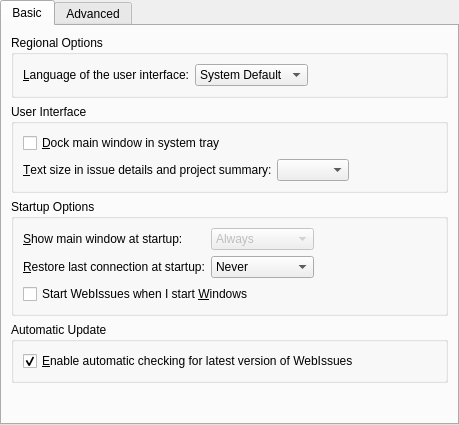
<?xml version="1.0" encoding="UTF-8"?>
<ui version="4.0">
 <class>SettingsDialog</class>
 <widget class="QTabWidget" name="SettingsDialog">
  <property name="geometry">
   <rect>
    <x>0</x>
    <y>0</y>
    <width>459</width>
    <height>425</height>
   </rect>
  </property>
  <property name="windowTitle">
   <string notr="true">SettingsDialog</string>
  </property>
  <property name="currentIndex">
   <number>0</number>
  </property>
  <widget class="QWidget" name="basicTab">
   <attribute name="title">
    <string>Basic</string>
   </attribute>
   <layout class="QVBoxLayout" name="verticalLayout_3">
    <item>
     <widget class="QGroupBox" name="groupBox">
      <property name="title">
       <string>Regional Options</string>
      </property>
      <layout class="QHBoxLayout" name="horizontalLayout">
       <item>
        <widget class="QLabel" name="label">
         <property name="text">
          <string>&amp;Language of the user interface:</string>
         </property>
         <property name="buddy">
          <cstring>languageComboBox</cstring>
         </property>
        </widget>
       </item>
       <item>
        <widget class="SeparatorComboBox" name="languageComboBox">
         <property name="maxVisibleItems">
          <number>20</number>
         </property>
         <item>
          <property name="text">
           <string>System Default</string>
          </property>
         </item>
        </widget>
       </item>
       <item>
        <spacer name="horizontalSpacer">
         <property name="orientation">
          <enum>Qt::Horizontal</enum>
         </property>
         <property name="sizeType">
          <enum>QSizePolicy::Expanding</enum>
         </property>
         <property name="sizeHint" stdset="0">
          <size>
           <width>20</width>
           <height>20</height>
          </size>
         </property>
        </spacer>
       </item>
      </layout>
     </widget>
    </item>
    <item>
     <widget class="QGroupBox" name="groupBox_3">
      <property name="title">
       <string>User Interface</string>
      </property>
      <layout class="QGridLayout" name="gridLayout_2">
       <item row="0" column="0" colspan="3">
        <widget class="QCheckBox" name="dockCheckBox">
         <property name="text">
          <string>&amp;Dock main window in system tray</string>
         </property>
        </widget>
       </item>
       <item row="1" column="0">
        <widget class="QLabel" name="label_7">
         <property name="text">
          <string>&amp;Text size in issue details and project summary:</string>
         </property>
         <property name="buddy">
          <cstring>textSizeComboBox</cstring>
         </property>
        </widget>
       </item>
       <item row="1" column="1">
        <widget class="QComboBox" name="textSizeComboBox"/>
       </item>
       <item row="1" column="2">
        <spacer name="horizontalSpacer_5">
         <property name="orientation">
          <enum>Qt::Horizontal</enum>
         </property>
         <property name="sizeHint" stdset="0">
          <size>
           <width>109</width>
           <height>20</height>
          </size>
         </property>
        </spacer>
       </item>
      </layout>
     </widget>
    </item>
    <item>
     <widget class="QGroupBox" name="groupBox_4">
      <property name="title">
       <string>Startup Options</string>
      </property>
      <layout class="QGridLayout" name="gridLayout">
       <item row="0" column="0">
        <widget class="QLabel" name="label_2">
         <property name="text">
          <string>&amp;Show main window at startup:</string>
         </property>
         <property name="buddy">
          <cstring>showComboBox</cstring>
         </property>
        </widget>
       </item>
       <item row="0" column="1">
        <widget class="QComboBox" name="showComboBox">
         <property name="enabled">
          <bool>false</bool>
         </property>
         <property name="currentIndex">
          <number>2</number>
         </property>
         <item>
          <property name="text">
           <string>Never</string>
          </property>
         </item>
         <item>
          <property name="text">
           <string>Automatically</string>
          </property>
         </item>
         <item>
          <property name="text">
           <string>Always</string>
          </property>
         </item>
        </widget>
       </item>
       <item row="0" column="2">
        <spacer name="horizontalSpacer_2">
         <property name="orientation">
          <enum>Qt::Horizontal</enum>
         </property>
         <property name="sizeType">
          <enum>QSizePolicy::Expanding</enum>
         </property>
         <property name="sizeHint" stdset="0">
          <size>
           <width>20</width>
           <height>20</height>
          </size>
         </property>
        </spacer>
       </item>
       <item row="1" column="0">
        <widget class="QLabel" name="label_3">
         <property name="text">
          <string>&amp;Restore last connection at startup:</string>
         </property>
         <property name="buddy">
          <cstring>reconnectComboBox</cstring>
         </property>
        </widget>
       </item>
       <item row="1" column="1">
        <widget class="QComboBox" name="reconnectComboBox">
         <item>
          <property name="text">
           <string>Never</string>
          </property>
         </item>
         <item>
          <property name="text">
           <string>Automatically</string>
          </property>
         </item>
         <item>
          <property name="text">
           <string>Always</string>
          </property>
         </item>
        </widget>
       </item>
       <item row="1" column="2">
        <spacer name="horizontalSpacer_3">
         <property name="orientation">
          <enum>Qt::Horizontal</enum>
         </property>
         <property name="sizeType">
          <enum>QSizePolicy::Expanding</enum>
         </property>
         <property name="sizeHint" stdset="0">
          <size>
           <width>20</width>
           <height>20</height>
          </size>
         </property>
        </spacer>
       </item>
       <item row="2" column="0" colspan="3">
        <widget class="QCheckBox" name="autoStartCheckBox">
         <property name="text">
          <string>Start WebIssues when I start &amp;Windows</string>
         </property>
        </widget>
       </item>
      </layout>
     </widget>
    </item>
    <item>
     <widget class="QGroupBox" name="groupBox_2">
      <property name="title">
       <string>Automatic Update</string>
      </property>
      <layout class="QVBoxLayout" name="verticalLayout">
       <item>
        <widget class="QCheckBox" name="autoUpdateCheckBox">
         <property name="text">
          <string>&amp;Enable automatic checking for latest version of WebIssues</string>
         </property>
         <property name="checked">
          <bool>true</bool>
         </property>
        </widget>
       </item>
      </layout>
     </widget>
    </item>
    <item>
     <spacer name="verticalSpacer">
      <property name="orientation">
       <enum>Qt::Vertical</enum>
      </property>
      <property name="sizeHint" stdset="0">
       <size>
        <width>20</width>
        <height>0</height>
       </size>
      </property>
     </spacer>
    </item>
   </layout>
  </widget>
  <widget class="QWidget" name="advancedTab">
   <attribute name="title">
    <string>Advanced</string>
   </attribute>
   <layout class="QVBoxLayout" name="verticalLayout_5">
    <item>
     <widget class="QGroupBox" name="groupBox_5">
      <property name="title">
       <string>Behavior</string>
      </property>
      <layout class="QHBoxLayout" name="horizontalLayout_2">
       <item>
        <widget class="QLabel" name="label_4">
         <property name="text">
          <string>&amp;Default action for attachments:</string>
         </property>
         <property name="buddy">
          <cstring>attachmentsComboBox</cstring>
         </property>
        </widget>
       </item>
       <item>
        <widget class="QComboBox" name="attachmentsComboBox">
         <item>
          <property name="text">
           <string>Ask what to do</string>
          </property>
         </item>
         <item>
          <property name="text">
           <string>Open</string>
          </property>
         </item>
         <item>
          <property name="text">
           <string>Save As...</string>
          </property>
         </item>
        </widget>
       </item>
       <item>
        <spacer name="horizontalSpacer_4">
         <property name="orientation">
          <enum>Qt::Horizontal</enum>
         </property>
         <property name="sizeHint" stdset="0">
          <size>
           <width>20</width>
           <height>20</height>
          </size>
         </property>
        </spacer>
       </item>
      </layout>
     </widget>
    </item>
    <item>
     <widget class="QGroupBox" name="groupBox_7">
      <property name="title">
       <string>Update Intervals</string>
      </property>
      <layout class="QGridLayout" name="gridLayout_3">
       <item row="0" column="0">
        <widget class="QLabel" name="label_5">
         <property name="text">
          <string>&amp;Update folders every:</string>
         </property>
         <property name="buddy">
          <cstring>foldersSpinBox</cstring>
         </property>
        </widget>
       </item>
       <item row="0" column="1">
        <widget class="QSpinBox" name="foldersSpinBox">
         <property name="suffix">
          <string> min</string>
         </property>
         <property name="minimum">
          <number>1</number>
         </property>
         <property name="maximum">
          <number>60</number>
         </property>
        </widget>
       </item>
       <item row="0" column="2">
        <spacer name="horizontalSpacer_7">
         <property name="orientation">
          <enum>Qt::Horizontal</enum>
         </property>
         <property name="sizeHint" stdset="0">
          <size>
           <width>20</width>
           <height>20</height>
          </size>
         </property>
        </spacer>
       </item>
       <item row="1" column="0">
        <widget class="QLabel" name="label_6">
         <property name="text">
          <string>Update all data e&amp;very:</string>
         </property>
         <property name="buddy">
          <cstring>fullSpinBox</cstring>
         </property>
        </widget>
       </item>
       <item row="1" column="1">
        <widget class="QSpinBox" name="fullSpinBox">
         <property name="suffix">
          <string> min</string>
         </property>
         <property name="minimum">
          <number>5</number>
         </property>
         <property name="maximum">
          <number>180</number>
         </property>
         <property name="value">
          <number>5</number>
         </property>
        </widget>
       </item>
       <item row="1" column="2">
        <spacer name="horizontalSpacer_8">
         <property name="orientation">
          <enum>Qt::Horizontal</enum>
         </property>
         <property name="sizeHint" stdset="0">
          <size>
           <width>20</width>
           <height>20</height>
          </size>
         </property>
        </spacer>
       </item>
      </layout>
     </widget>
    </item>
    <item>
     <widget class="QGroupBox" name="proxyGroupBox">
      <property name="title">
       <string>Proxy Settings</string>
      </property>
      <layout class="QVBoxLayout" name="verticalLayout_4">
       <item>
        <widget class="QCheckBox" name="customProxyCheckBox">
         <property name="text">
          <string>Use custom pro&amp;xy settings:</string>
         </property>
        </widget>
       </item>
       <item>
        <layout class="QHBoxLayout" name="horizontalLayout_3">
         <item>
          <widget class="QLabel" name="label_9">
           <property name="text">
            <string>&amp;Host:</string>
           </property>
           <property name="buddy">
            <cstring>hostLineEdit</cstring>
           </property>
          </widget>
         </item>
         <item>
          <widget class="InputLineEdit" name="hostLineEdit">
           <property name="enabled">
            <bool>false</bool>
           </property>
          </widget>
         </item>
         <item>
          <widget class="QLabel" name="label_10">
           <property name="text">
            <string>&amp;Port:</string>
           </property>
           <property name="buddy">
            <cstring>portSpinBox</cstring>
           </property>
          </widget>
         </item>
         <item>
          <widget class="QSpinBox" name="portSpinBox">
           <property name="enabled">
            <bool>false</bool>
           </property>
           <property name="minimum">
            <number>1</number>
           </property>
           <property name="maximum">
            <number>65535</number>
           </property>
           <property name="value">
            <number>80</number>
           </property>
          </widget>
         </item>
         <item>
          <widget class="QLabel" name="label_11">
           <property name="text">
            <string>&amp;Type:</string>
           </property>
           <property name="buddy">
            <cstring>proxyTypeComboBox</cstring>
           </property>
          </widget>
         </item>
         <item>
          <widget class="QComboBox" name="proxyTypeComboBox">
           <property name="enabled">
            <bool>false</bool>
           </property>
           <item>
            <property name="text">
             <string>HTTP</string>
            </property>
           </item>
           <item>
            <property name="text">
             <string>Socks</string>
            </property>
           </item>
          </widget>
         </item>
        </layout>
       </item>
       <item>
        <widget class="QLabel" name="label_12">
         <property name="text">
          <string>Do not use a proxy for the following addresses:</string>
         </property>
        </widget>
       </item>
       <item>
        <widget class="EnumLineEdit" name="excludeLineEdit">
         <property name="enabled">
          <bool>false</bool>
         </property>
        </widget>
       </item>
      </layout>
     </widget>
    </item>
    <item>
     <spacer name="verticalSpacer_2">
      <property name="orientation">
       <enum>Qt::Vertical</enum>
      </property>
      <property name="sizeHint" stdset="0">
       <size>
        <width>20</width>
        <height>0</height>
       </size>
      </property>
     </spacer>
    </item>
   </layout>
  </widget>
 </widget>
 <customwidgets>
  <customwidget>
   <class>SeparatorComboBox</class>
   <extends>QComboBox</extends>
   <header>widgets/separatorcombobox.h</header>
  </customwidget>
  <customwidget>
   <class>InputLineEdit</class>
   <extends>QLineEdit</extends>
   <header>widgets/inputlineedit.h</header>
  </customwidget>
  <customwidget>
   <class>EnumLineEdit</class>
   <extends>QLineEdit</extends>
   <header>widgets/inputlineedit.h</header>
  </customwidget>
 </customwidgets>
 <tabstops>
  <tabstop>languageComboBox</tabstop>
  <tabstop>dockCheckBox</tabstop>
  <tabstop>textSizeComboBox</tabstop>
  <tabstop>showComboBox</tabstop>
  <tabstop>reconnectComboBox</tabstop>
  <tabstop>autoStartCheckBox</tabstop>
  <tabstop>autoUpdateCheckBox</tabstop>
  <tabstop>attachmentsComboBox</tabstop>
  <tabstop>foldersSpinBox</tabstop>
  <tabstop>fullSpinBox</tabstop>
  <tabstop>customProxyCheckBox</tabstop>
  <tabstop>hostLineEdit</tabstop>
  <tabstop>portSpinBox</tabstop>
  <tabstop>proxyTypeComboBox</tabstop>
  <tabstop>excludeLineEdit</tabstop>
 </tabstops>
 <resources/>
 <connections>
  <connection>
   <sender>dockCheckBox</sender>
   <signal>toggled(bool)</signal>
   <receiver>showComboBox</receiver>
   <slot>setEnabled(bool)</slot>
   <hints>
    <hint type="sourcelabel">
     <x>64</x>
     <y>121</y>
    </hint>
    <hint type="destinationlabel">
     <x>284</x>
     <y>216</y>
    </hint>
   </hints>
  </connection>
  <connection>
   <sender>customProxyCheckBox</sender>
   <signal>toggled(bool)</signal>
   <receiver>hostLineEdit</receiver>
   <slot>setEnabled(bool)</slot>
   <hints>
    <hint type="sourcelabel">
     <x>158</x>
     <y>214</y>
    </hint>
    <hint type="destinationlabel">
     <x>164</x>
     <y>241</y>
    </hint>
   </hints>
  </connection>
  <connection>
   <sender>customProxyCheckBox</sender>
   <signal>toggled(bool)</signal>
   <receiver>portSpinBox</receiver>
   <slot>setEnabled(bool)</slot>
   <hints>
    <hint type="sourcelabel">
     <x>323</x>
     <y>214</y>
    </hint>
    <hint type="destinationlabel">
     <x>342</x>
     <y>241</y>
    </hint>
   </hints>
  </connection>
  <connection>
   <sender>customProxyCheckBox</sender>
   <signal>toggled(bool)</signal>
   <receiver>proxyTypeComboBox</receiver>
   <slot>setEnabled(bool)</slot>
   <hints>
    <hint type="sourcelabel">
     <x>413</x>
     <y>214</y>
    </hint>
    <hint type="destinationlabel">
     <x>434</x>
     <y>241</y>
    </hint>
   </hints>
  </connection>
  <connection>
   <sender>customProxyCheckBox</sender>
   <signal>toggled(bool)</signal>
   <receiver>excludeLineEdit</receiver>
   <slot>setEnabled(bool)</slot>
   <hints>
    <hint type="sourcelabel">
     <x>282</x>
     <y>214</y>
    </hint>
    <hint type="destinationlabel">
     <x>283</x>
     <y>287</y>
    </hint>
   </hints>
  </connection>
 </connections>
</ui>
